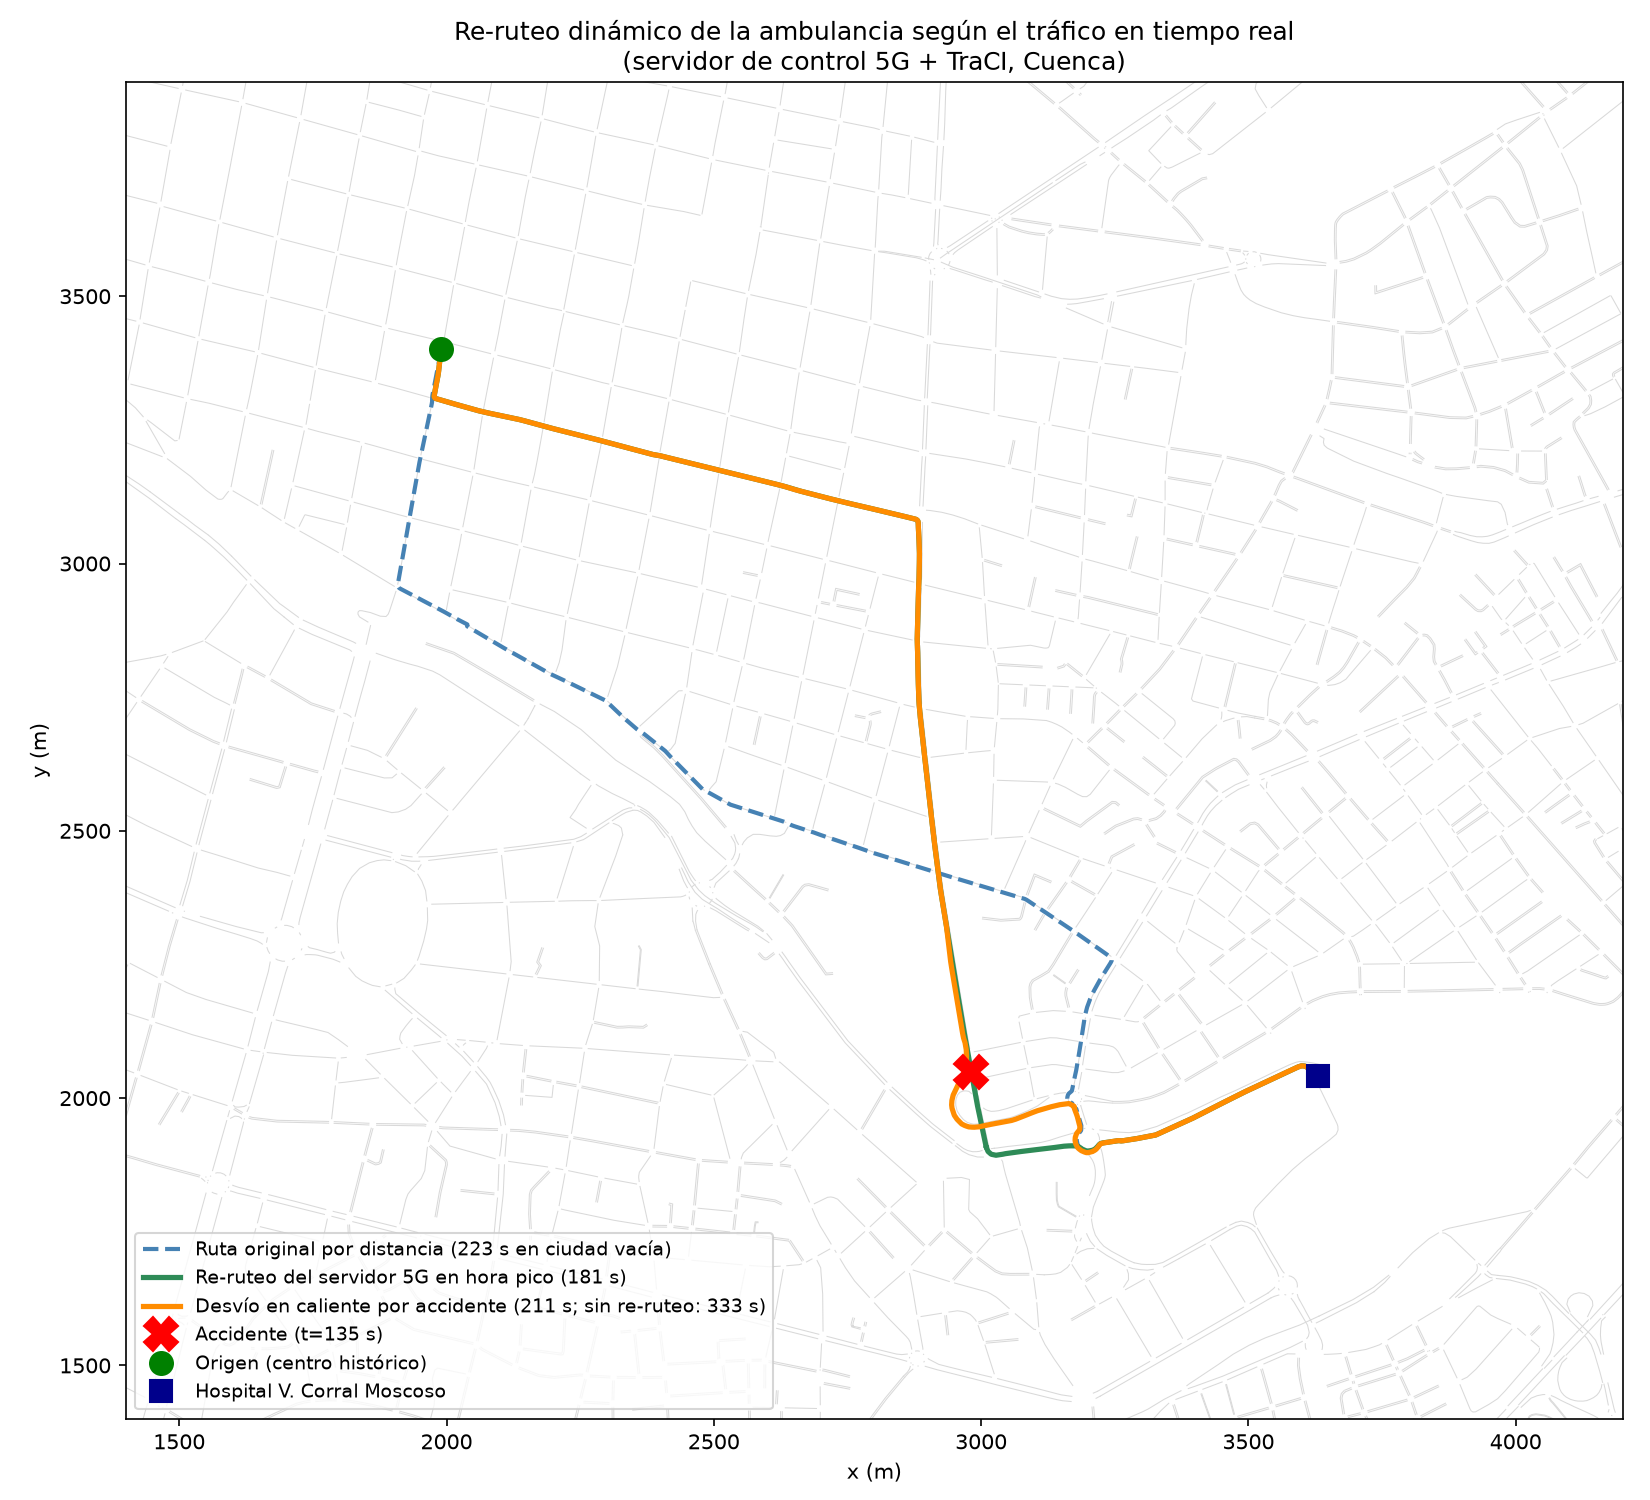

This figure's Python source:
"""
Dibuja sobre el mapa las rutas que la ambulancia toma según las condiciones:
  1. Ruta planificada original (por distancia, paso 1)
  2. Ruta re-ruteada por el servidor 5G (más rápida según tráfico real)
  3. Desvío en caliente al bloquearse una calle (accidente en t=135 s)
"""
import xml.etree.ElementTree as ET

import matplotlib
matplotlib.use("Agg")
import matplotlib.pyplot as plt
import sumolib

net = sumolib.net.readNet("cuenca.net.xml")


def trayectoria_fcd(archivo):
    xs, ys = [], []
    for _, elem in ET.iterparse(archivo):
        if elem.tag == "vehicle" and elem.get("id") == "amb":
            xs.append(float(elem.get("x")))
            ys.append(float(elem.get("y")))
        elem.clear()
    return xs, ys


fig, ax = plt.subplots(figsize=(11, 10))

for edge in net.getEdges():
    exs, eys = zip(*edge.getShape())
    ax.plot(exs, eys, color="0.85", linewidth=0.5, zorder=1)

# 1. Ruta original planificada (traza del paso 1)
xs, ys = [], []
with open("mobility_amb.tcl") as f:
    for linea in f:
        p = linea.split()
        if len(p) >= 7 and p[1] == "at":
            xs.append(float(p[5]))
            ys.append(float(p[6]))
ax.plot(xs, ys, color="steelblue", linewidth=2, linestyle="--", zorder=2,
        label="Ruta original por distancia (223 s en ciudad vacía)")

# 2. Ruta re-ruteada por tráfico real
xs, ys = trayectoria_fcd("fcd_congA.xml")
ax.plot(xs, ys, color="seagreen", linewidth=2.5, zorder=3,
        label="Re-ruteo del servidor 5G en hora pico (181 s)")

# 3. Desvío en caliente por accidente
xs, ys = trayectoria_fcd("fcd_accidente.xml")
ax.plot(xs, ys, color="darkorange", linewidth=2.5, zorder=4,
        label="Desvío en caliente por accidente (211 s; sin re-ruteo: 333 s)")

# Marcador del accidente (centro de la calle bloqueada)
forma = net.getEdge("60204533").getShape()
cx = sum(p[0] for p in forma) / len(forma)
cy = sum(p[1] for p in forma) / len(forma)
ax.plot(cx, cy, "X", color="red", markersize=16, zorder=6,
        label="Accidente (t=135 s)")

ax.plot(1990, 3402, "o", color="green", markersize=11, zorder=5,
        label="Origen (centro histórico)")
ax.plot(3631, 2042, "s", color="darkblue", markersize=11, zorder=5,
        label="Hospital V. Corral Moscoso")

ax.set_title("Re-ruteo dinámico de la ambulancia según el tráfico en tiempo real\n"
             "(servidor de control 5G + TraCI, Cuenca)")
ax.set_xlabel("x (m)")
ax.set_ylabel("y (m)")
ax.set_aspect("equal")
ax.legend(loc="lower left", fontsize=9)
ax.set_xlim(1400, 4200)
ax.set_ylim(1400, 3900)
plt.tight_layout()
plt.savefig("rutas_dinamicas.png", dpi=150)
print("Escrito rutas_dinamicas.png")
